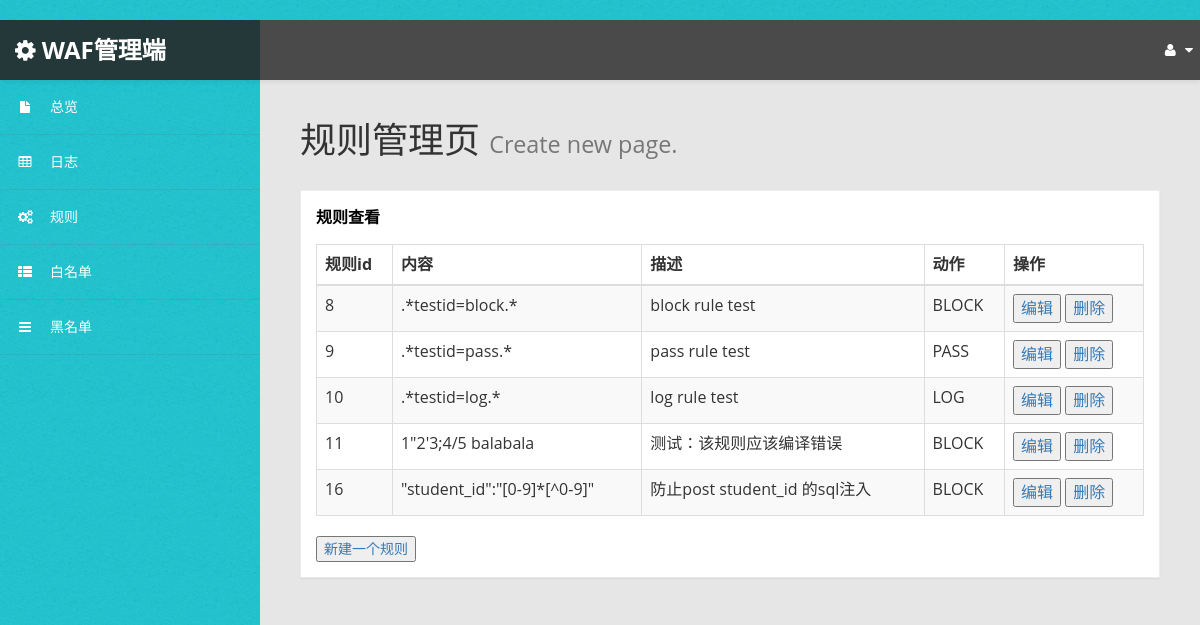
Screenshot of /rule with the database file from the repository.
### waf/models.py (models this page shows)
class Rule(models.Model):
	id = models.AutoField('id', primary_key=True, unique=True)
	content = models.TextField('content', default='')
	description = models.TextField('description', default='')
	action = models.TextField('action', default='')

### waf/views.py (the view)
# urls.py: path('rule',views.RuleView.as_view(),name= 'rule'),
class RuleView(generic.ListView):
    template_name = 'waf/rule.html'
    context_object_name = 'rule_list'
    def get_queryset(self):
        return Rule.objects.all()

### waf/templates/waf/rule.html
﻿{% extends 'base.html' %}
{% block content %}
    <div id="page-wrapper">
    <div id="page-inner">
    <div class="row">
        <div class="col-md-12">
            <h1 class="page-header">
                规则管理页 <small>Create new page.</small>
            </h1>
            <div class="panel panel-default">
                <div class="panel-heading">
                    规则查看
                </div>
                <div class="panel-body">
                    <div class="table-responsive">
                        <table class="table table-striped table-bordered table-hover" id="dataTables-example">
                            <thead>
                            <tr>
                                <th>规则id</th>
                                <th>内容</th>
                                <th>描述</th>
                                <th>动作</th>
                                <th>操作</th>
                            </tr>
                            </thead>
                            <tbody>
                            {% for rule in rule_list %}
                                <tr class="odd gradeX">
                                <td>{{ rule.id }}</td>
                                <td>{{ rule.content }}</td>
                                <td>{{ rule.description }}</td>
                                <td class="center">{{ rule.action }}</td>
                                <td>
                                    <a class="content_item" href="/rule_edit-{{ rule.id }}/">
                                        <button>编辑</button>
                                    </a>
                                    <a class="content_item" href="/rule_del-{{ rule.id }}/">
                                        <button>删除</button>
                                    </a>
                                </td>
                            {% endfor %}
                            </tr>
                            </tbody>
                        </table>
                        <a href='/rule_create'>
                            <button>新建一个规则</button>
                        </a>
                    </div>
                </div>
            </div>
        </div>
    </div>
    </div>
    </div>
{% endblock %}

### waf/static/waf/css/custom-styles.css (style rules this page uses)
body { font-family: 'Open Sans', sans-serif; background: #32C2CD url(../img/bg-img.jpg) !important; }
#page-wrapper { padding: 15px 15px; min-height: 600px; background: #E6E6E6; }
#page-inner { width:100%; margin:10px 20px 10px 0px; background-color:transparent; padding:10px; min-height:1200px; }
h1, .h1, h2, .h2, h3, .h3 { margin-top: 7px; margin-bottom: -5px; }
.panel { border-radius:0px; }
#page-wrapper { position: relative; top: 55px; }
.page-header { padding-bottom: 9px; margin: 10px 0 20px; border-bottom: 1px solid transparent; text-align: left; }
.panel-default { border-color: #ECECEC; }
.panel-default > .panel-heading { color: #000; border-color: #FFF; font-weight:bold; background: #FFFFFF; font-size: 16px; padding: 15px 15px 0; }
.panel-heading { border-bottom: 1px solid transparent; border-top-left-radius: 3px; border-top-right-radius: 3px; }
@media (min-width:768px) { #page-wrapper { margin: 0 0 0 260px; padding: 15px 30px; min-height: 1200px; } }

### rows the page displays
Rule: id "8", content ".*testid=block.*", description "block rule test", action "BLOCK"
Rule: id "9", content ".*testid=pass.*", description "pass rule test", action "PASS"
Rule: id "10", content ".*testid=log.*", description "log rule test", action "LOG"
Rule: id "11", content "1\"2'3;4/5 balabala", description "测试：该规则应该编译错误", action "BLOCK"
Rule: id "16", content "\"student_id\":\"[0-9]*[^0-9]\"", description "防止post student_id 的sql注入", action "BLOCK"
